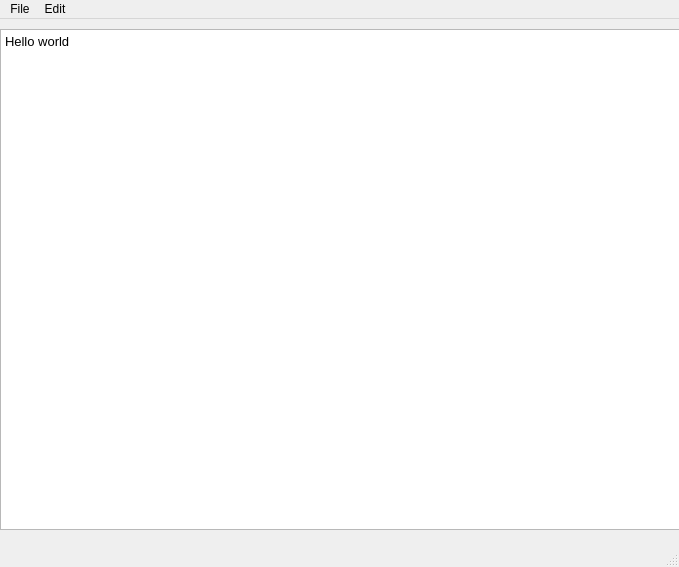
<?xml version="1.0" encoding="UTF-8"?>
<ui version="4.0">
 <class>MainWindow</class>
 <widget class="QMainWindow" name="MainWindow">
  <property name="geometry">
   <rect>
    <x>0</x>
    <y>0</y>
    <width>679</width>
    <height>567</height>
   </rect>
  </property>
  <property name="windowTitle">
   <string>MainWindow</string>
  </property>
  <widget class="QWidget" name="centralwidget">
   <widget class="QTextEdit" name="textEdit">
    <property name="geometry">
     <rect>
      <x>0</x>
      <y>10</y>
      <width>681</width>
      <height>501</height>
     </rect>
    </property>
    <property name="html">
     <string>&lt;!DOCTYPE HTML PUBLIC &quot;-//W3C//DTD HTML 4.0//EN&quot; &quot;http://www.w3.org/TR/REC-html40/strict.dtd&quot;&gt;
&lt;html&gt;&lt;head&gt;&lt;meta name=&quot;qrichtext&quot; content=&quot;1&quot; /&gt;&lt;style type=&quot;text/css&quot;&gt;
p, li { white-space: pre-wrap; }
&lt;/style&gt;&lt;/head&gt;&lt;body style=&quot; font-family:'MS Shell Dlg 2'; font-size:9.75pt; font-weight:400; font-style:normal;&quot;&gt;
&lt;p style=&quot; margin-top:0px; margin-bottom:0px; margin-left:0px; margin-right:0px; -qt-block-indent:0; text-indent:0px;&quot;&gt;Hello world&lt;/p&gt;
&lt;p style=&quot;-qt-paragraph-type:empty; margin-top:0px; margin-bottom:0px; margin-left:0px; margin-right:0px; -qt-block-indent:0; text-indent:0px;&quot;&gt;&lt;br /&gt;&lt;/p&gt;&lt;/body&gt;&lt;/html&gt;</string>
    </property>
   </widget>
  </widget>
  <widget class="QMenuBar" name="menubar">
   <property name="geometry">
    <rect>
     <x>0</x>
     <y>0</y>
     <width>679</width>
     <height>20</height>
    </rect>
   </property>
   <widget class="QMenu" name="menuFile">
    <property name="title">
     <string>File</string>
    </property>
    <addaction name="separator"/>
    <addaction name="separator"/>
    <addaction name="actionNew"/>
    <addaction name="actionOpen"/>
    <addaction name="actionSave"/>
    <addaction name="actionSave_as"/>
    <addaction name="actionPrint"/>
    <addaction name="actionExit"/>
   </widget>
   <widget class="QMenu" name="menuEdit">
    <property name="title">
     <string>Edit</string>
    </property>
    <addaction name="actionCopy"/>
    <addaction name="actionPaste"/>
    <addaction name="actionUndo"/>
    <addaction name="actionRedo"/>
    <addaction name="actionCut"/>
   </widget>
   <addaction name="menuFile"/>
   <addaction name="menuEdit"/>
  </widget>
  <widget class="QStatusBar" name="statusbar"/>
  <action name="actionNew">
   <property name="icon">
    <iconset resource="resources.qrc">
     <normaloff>:/imgs/Icons/New.bmp</normaloff>:/imgs/Icons/New.bmp</iconset>
   </property>
   <property name="text">
    <string>New</string>
   </property>
  </action>
  <action name="actionOpen">
   <property name="icon">
    <iconset resource="resources.qrc">
     <normaloff>:/imgs/Icons/Open.bmp</normaloff>:/imgs/Icons/Open.bmp</iconset>
   </property>
   <property name="text">
    <string>Open</string>
   </property>
  </action>
  <action name="actionSave">
   <property name="icon">
    <iconset resource="resources.qrc">
     <normaloff>:/imgs/Icons/Save.bmp</normaloff>:/imgs/Icons/Save.bmp</iconset>
   </property>
   <property name="text">
    <string>Save</string>
   </property>
  </action>
  <action name="actionSave_as">
   <property name="icon">
    <iconset resource="resources.qrc">
     <normaloff>:/imgs/Icons/Save.bmp</normaloff>:/imgs/Icons/Save.bmp</iconset>
   </property>
   <property name="text">
    <string>Save as</string>
   </property>
  </action>
  <action name="actionPrint">
   <property name="text">
    <string>Print</string>
   </property>
  </action>
  <action name="actionExit">
   <property name="icon">
    <iconset resource="resources.qrc">
     <normaloff>:/imgs/Icons/DeleteSticky.bmp</normaloff>:/imgs/Icons/DeleteSticky.bmp</iconset>
   </property>
   <property name="text">
    <string>Exit</string>
   </property>
  </action>
  <action name="actionCopy">
   <property name="icon">
    <iconset resource="resources.qrc">
     <normaloff>:/imgs/Icons/Copy.bmp</normaloff>:/imgs/Icons/Copy.bmp</iconset>
   </property>
   <property name="text">
    <string>Copy</string>
   </property>
  </action>
  <action name="actionPaste">
   <property name="text">
    <string>Paste</string>
   </property>
  </action>
  <action name="actionUndo">
   <property name="text">
    <string>Cut</string>
   </property>
  </action>
  <action name="actionRedo">
   <property name="text">
    <string>Undo</string>
   </property>
  </action>
  <action name="actionCut">
   <property name="text">
    <string>Cut</string>
   </property>
   <property name="toolTip">
    <string>Cut</string>
   </property>
  </action>
 </widget>
 <resources>
  <include location="resources.qrc"/>
 </resources>
 <connections/>
</ui>
